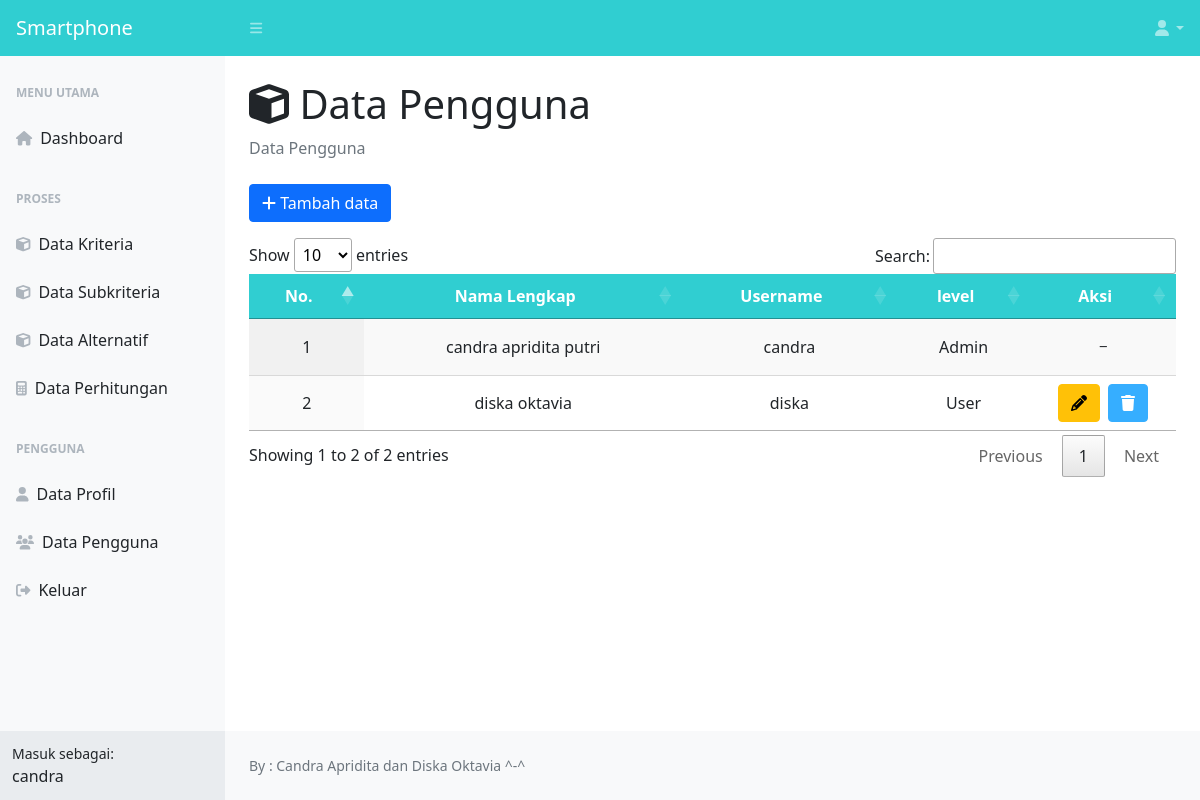
Page /data-pengguna.php (signed in) on the committed database.
### tables this page shows
CREATE TABLE `pengguna` (
  `id_pengguna` int(11) NOT NULL,
  `nama` varchar(25) NOT NULL,
  `username` varchar(20) NOT NULL,
  `password` varchar(255) NOT NULL,
  `level` set('User','Admin') NOT NULL
);

### data-pengguna.php (the view, shortened to what this page needs)
<?php
include 'koneksi.php';
?>
<!DOCTYPE html>
<html lang="en">
<head>
    <link href="css/styles_dash.css" rel="stylesheet" />
    <link rel="stylesheet" type="text/css" href="css/jquery.dataTables.css">
</head>
<body class="sb-nav-fixed">
    <nav class="sb-topnav navbar navbar-expand navbar-dark bg-primary hstack gap-3">
        <a class="navbar-brand ps-3" href="menu-utama.php">Smartphone</a>
        <button class="btn btn-link btn-sm order-1 order-lg-0 me-4 me-lg-0" id="sidebarToggle" href="#!"><i class="fas fa-bars"></i></button>
        <ul class="navbar-nav ms-auto pe-2">
            <li class="nav-item dropdown">
                <a class="nav-link dropdown-toggle" id="navbarDropdown" href="#" role="button" data-bs-toggle="dropdown" aria-expanded="false"><i class="fas fa-user fa-fw"></i></a>
            </li>
        </ul>
    </nav>
    <div id="layoutSidenav">
        <div id="layoutSidenav_nav">
            <nav class="sb-sidenav accordion sb-sidenav-light" id="sidenavAccordion">
                <div class="sb-sidenav-menu">
                    <div class="nav">
                        <div class="sb-sidenav-menu-heading">Menu Utama</div>
                        <a class="nav-link" href="menu-utama.php">
                            <div class="sb-nav-link-icon"><i class="fas fa-home"></i></div>
                            Dashboard
                        </a>
                        <div class="sb-sidenav-menu-heading">Proses</div>
                        <?php
                        if ($_SESSION['level'] == "Admin") {
                            echo "
                                <a class='nav-link' href='data-kriteria.php'>
                                    <div class='sb-nav-link-icon'><i class='fas fa-cube'></i></div>
                                    Data Kriteria
                                </a>
                                <a class='nav-link' href='data-subkriteria.php'>
                                    <div class='sb-nav-link-icon'><i class='fas fa-cube'></i></div>
                                    Data Subkriteria
                                </a>
                                ";
                        }
                        ?>
                        <a class="nav-link" href="data-alternatif.php">
                            <div class="sb-nav-link-icon"><i class="fas fa-cube"></i></div>
                            Data Alternatif
                        </a>
                        <a class="nav-link" href="data-perhitungan.php">
                            <div class="sb-nav-link-icon"><i class="fas fa-calculator"></i></div>
                            Data Perhitungan
                        </a>
                        <div class="sb-sidenav-menu-heading">Pengguna</div>
                        <a class="nav-link" href="data-profile.php">
                            <div class="sb-nav-link-icon"><i class="fas fa-user"></i></div>
                            Data Profil
                        </a>
                        <?php
                        if ($_SESSION['level'] == "Admin") {
                            echo "
                                <a class='nav-link' href='data-pengguna.php'>
                                    <div class='sb-nav-link-icon'><i class='fas fa-users'></i></div>
                                    Data Pengguna
                                </a>
                                ";
                        }
                        ?>
                        <a class="nav-link" href="#" data-bs-toggle="modal" data-bs-target="#keluar">
                            <div class="sb-nav-link-icon"><i class="fas fa-sign-out-alt"></i></div>
                            Keluar
                        </a>
                    </div>
                </div>
                <div class="sb-sidenav-footer">
                    <div class="small">Masuk sebagai:</div>
                    <?= $_SESSION['username']; ?>
                </div>
            </nav>
        </div>
        <div id="layoutSidenav_content">
            <main>
                <div class="container-fluid px-4">
                    <h1 class="mt-4"><i class="fas fa-cube"></i> Data Pengguna</h1>
                    <ol class="breadcrumb mb-4">
                        <li class="breadcrumb-item active">Data Pengguna</li>
                    </ol>
                    <div class="row">
                        <div class="col-sm-12">
                            <a class="btn btn-primary" data-bs-toggle="modal" data-bs-target="#tambah_data"><i class="fas fa-plus"></i> Tambah data</a>
                            <div class="table-responsive mt-3">
                                <table id="data-pengguna" class="cell-bordered display" width="100%">
                                    <thead class="bg-primary">
                                        <tr>
                                            <th class="text-center text-white">No.</th>
                                            <th class="text-center text-white">Nama Lengkap</th>
                                            <th class="text-center text-white">Username</th>
                                            <th class="text-center text-white">level</th>
                                            <th class="text-center text-white">Aksi</th>
                                        </tr>
                                    </thead>
                                    <tbody>
                                        <?php
                                        $query = mysqli_query($koneksi, "SELECT * FROM pengguna");
                                        $no = 1;
                                        while ($baris = mysqli_fetch_array($query)) {
                                        ?>
                                            <tr>
                                                <td class="text-center"><?= $no; ?></td>
                                                <td class="text-center"><?= $baris['nama']; ?></td>
                                                <td class="text-center"><?= $baris['username']; ?></td>
                                                <td class="text-center"><?= $baris['level']; ?></td>
                                                <td class="text-center">
                                                    <?php
                                                    if ($baris['level'] != "Admin") {
                                                    ?>
                                                        <div class="d-flex justify-content-center">
                                                            <a class="btn btn-warning me-2" data-bs-toggle="modal" data-bs-target="#edit_data<?= $baris['id_pengguna']; ?>"><i class="fas fa-pencil"></i></a>
                                                            <a class="btn btn-danger" data-bs-toggle="modal" data-bs-target="#hapus_data<?= $baris['id_pengguna']; ?>"><i class="fas fa-trash"></i></a>
                                                        </div>
                                                    <?php
                                                    } else {
                                                        echo "
                                                        <p>_</p>
                                                        ";
                                                    }
                                                    ?>
                                                </td>
                                            </tr>
                                        <?php
                                            $no++;
                                        }
                                        ?>
                                    </tbody>
                                </table>
                            </div>
                        </div>
                    </div>
                </div>
            </main>
            <footer class="py-4 bg-light mt-auto">
                <div class="container-fluid px-4">
                    <div class="d-flex align-items-center justify-content-between small">
                        <div class="text-muted">By : Candra Apridita dan Diska Oktavia ^-^</div>
                    </div>
                </div>
            </footer>
        </div>
    </div>
</body>
</html>

### rows in the picture
pengguna: nama "candra apridita putri", username "candra", level "Admin", shows "_"
pengguna: nama "diska oktavia", username "diska", level "User"

### other values in the picture
$_SESSION['username'] "candra"
